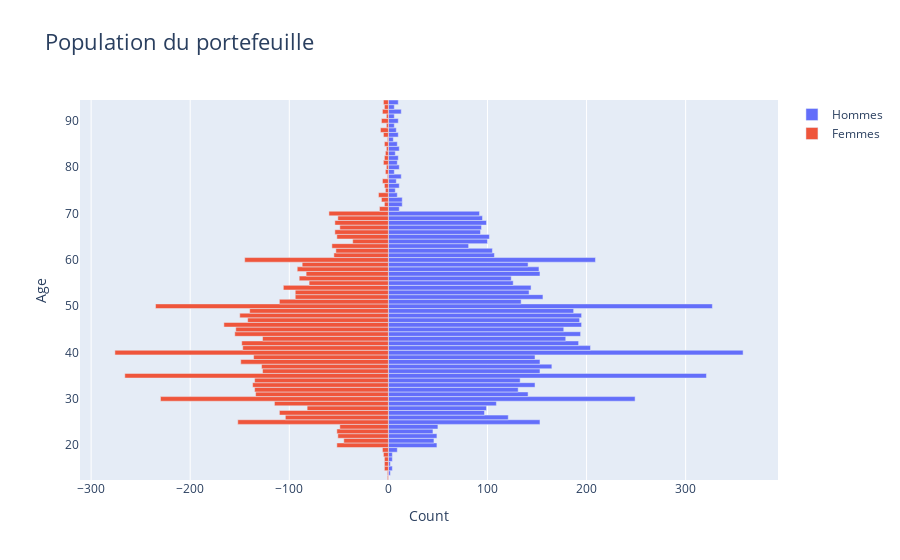

Notebook source saved alongside this figure:
### Code cell
fig = gp.Figure()

# Ajout des données H
fig.add_trace(gp.Bar(y= y_age, x = x_M,
                     name = 'Hommes',
                     orientation = 'h'))

# Ajout des données F
fig.add_trace(gp.Bar(y = y_age, x = x_F,
                     name = 'Femmes', orientation = 'h'))

# layout du graphique
fig.update_layout(title = 'Population du portefeuille',
                 title_font_size = 22, barmode = 'relative',
                 bargap = 0.0, bargroupgap = 0,
                 xaxis = {'title': 'Count',
                              'title_font_size': 14},
                  yaxis = {'title': 'Age',
                              'title_font_size': 14}
                 )

fig.show()

### Figure 1 — Plotly figure (JSON) as saved in the notebook; plotly's stock layout.template omitted (floating-point values rounded to 4 significant figures)
{"data": [{"name": "Hommes", "orientation": "h", "type": "bar", "x": [0, 2, 4, 2, 4, 4, 9, 49, 46, 49, 45, 50, 153, 121, 97, 99, 109, 249, 141, 131, 148, 133, 321, 153, 165, 153, 148, 358, 204, 192, 179, 194, 177, 195, 193, 195, 187, 327, 134, 156, 142, 144, 126, 124, 153, 152, 141, 209, 107, 105, 81, 100, 102, 93, 94, 99, 95, 92, 11, 14, 14, 9, 7, 11, 8, 13, 6, 11, 9, 10, 7, 11, 9, 5, 10, 8, 6, 10, 6, 13, 6, 10], "y": [13, 14, 15, 16, 17, 18, 19, 20, 21, 22, 23, 24, 25, 26, 27, 28, 29, 30, 31, 32, 33, 34, 35, 36, 37, 38, 39, 40, 41, 42, 43, 44, 45, 46, 47, 48, 49, 50, 51, 52, 53, 54, 55, 56, 57, 58, 59, 60, 61, 62, 63, 64, 65, 66, 67, 68, 69, 70, 71, 72, 73, 74, 75, 76, 77, 78, 79, 80, 81, 82, 83, 84, 85, 86, 87, 88, 89, 90, 91, 92, 93, 94]}, {"name": "Femmes", "orientation": "h", "type": "bar", "x": [-1, -1, -4, -4, -4, -5, -6, -52, -45, -51, -52, -49, -152, -104, -110, -82, -115, -230, -134, -135, -137, -135, -266, -127, -128, -149, -136, -276, -147, -148, -127, -155, -154, -166, -142, -150, -140, -235, -110, -94, -94, -106, -80, -90, -83, -92, -87, -145, -55, -53, -57, -36, -52, -54, -49, -54, -51, -60, -9, -4, -7, -10, -3, -4, -6, -1, -3, -2, -5, -4, -3, -2, -4, -1, -5, -8, -2, -7, -2, -6, -4, -5], "y": [13, 14, 15, 16, 17, 18, 19, 20, 21, 22, 23, 24, 25, 26, 27, 28, 29, 30, 31, 32, 33, 34, 35, 36, 37, 38, 39, 40, 41, 42, 43, 44, 45, 46, 47, 48, 49, 50, 51, 52, 53, 54, 55, 56, 57, 58, 59, 60, 61, 62, 63, 64, 65, 66, 67, 68, 69, 70, 71, 72, 73, 74, 75, 76, 77, 78, 79, 80, 81, 82, 83, 84, 85, 86, 87, 88, 89, 90, 91, 92, 93, 94]}], "layout": {"bargap": 0, "bargroupgap": 0, "barmode": "relative", "title": {"font": {"size": 22}, "text": "Population du portefeuille"}, "xaxis": {"title": {"font": {"size": 14}, "text": "Count"}}, "yaxis": {"title": {"font": {"size": 14}, "text": "Age"}}}}
